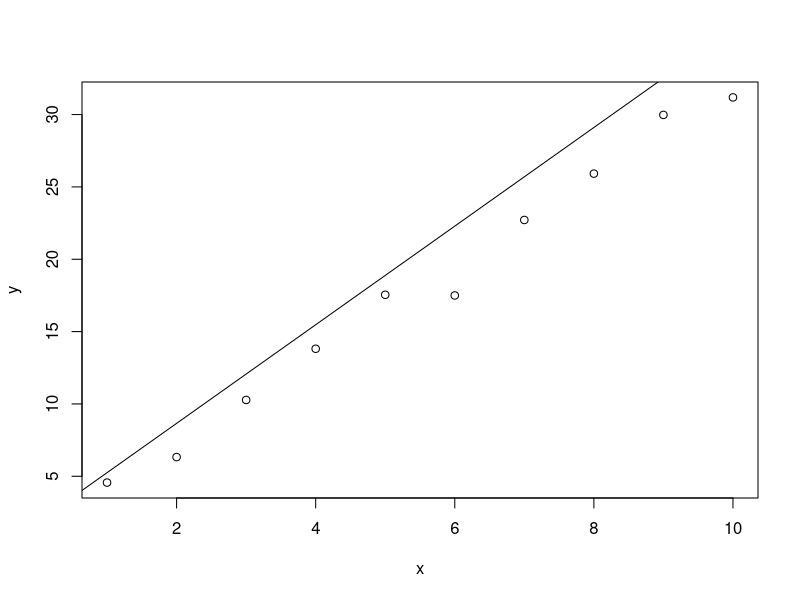

This figure's R source:
x <- 1:10
y <- 2 + 3*x + rnorm(10)
z <- rnorm(10)
model <- lm(y ~ x + I(x^2) + z)
summary(model)
plot(x, y)
abline(model)
